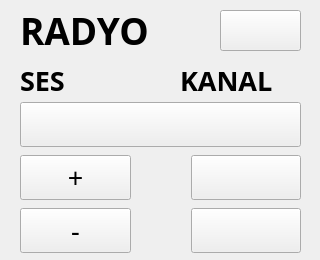
<?xml version="1.0" encoding="UTF-8"?>
<ui version="4.0">
 <class>MainWindow</class>
 <widget class="QWidget" name="MainWindow">
  <property name="geometry">
   <rect>
    <x>0</x>
    <y>0</y>
    <width>320</width>
    <height>260</height>
   </rect>
  </property>
  <property name="windowTitle">
   <string>MaM Sense</string>
  </property>
  <property name="windowIcon">
   <iconset>
    <normaloff>icons/MAMLOGO.png</normaloff>icons/MAMLOGO.png</iconset>
  </property>
  <widget class="QWidget" name="centralwidget">
   <widget class="QWidget" name="gridLayoutWidget">
    <property name="geometry">
     <rect>
      <x>20</x>
      <y>100</y>
      <width>281</width>
      <height>155</height>
     </rect>
    </property>
    <layout class="QGridLayout" name="gridLayout">
     <property name="horizontalSpacing">
      <number>60</number>
     </property>
     <item row="2" column="0">
      <widget class="QPushButton" name="pushButton_74">
       <property name="font">
        <font>
         <family>Century Gothic</family>
         <pointsize>20</pointsize>
         <weight>50</weight>
         <bold>false</bold>
        </font>
       </property>
       <property name="text">
        <string>-</string>
       </property>
       <property name="iconSize">
        <size>
         <width>32</width>
         <height>32</height>
        </size>
       </property>
      </widget>
     </item>
     <item row="1" column="0">
      <widget class="QPushButton" name="pushButton_73">
       <property name="font">
        <font>
         <family>Century Gothic</family>
         <pointsize>20</pointsize>
         <weight>50</weight>
         <bold>false</bold>
        </font>
       </property>
       <property name="text">
        <string>+</string>
       </property>
       <property name="iconSize">
        <size>
         <width>32</width>
         <height>32</height>
        </size>
       </property>
      </widget>
     </item>
     <item row="2" column="1">
      <widget class="QPushButton" name="pushButton_75">
       <property name="font">
        <font>
         <family>Century Gothic</family>
         <pointsize>20</pointsize>
         <weight>75</weight>
         <bold>true</bold>
        </font>
       </property>
       <property name="text">
        <string/>
       </property>
       <property name="icon">
        <iconset>
         <normaloff>icons/down-arrow.png</normaloff>icons/down-arrow.png</iconset>
       </property>
       <property name="iconSize">
        <size>
         <width>32</width>
         <height>32</height>
        </size>
       </property>
      </widget>
     </item>
     <item row="1" column="1">
      <widget class="QPushButton" name="pushButton_76">
       <property name="font">
        <font>
         <family>Century Gothic</family>
         <pointsize>20</pointsize>
         <weight>75</weight>
         <bold>true</bold>
        </font>
       </property>
       <property name="text">
        <string/>
       </property>
       <property name="icon">
        <iconset>
         <normaloff>icons/up-arrow.png</normaloff>icons/up-arrow.png</iconset>
       </property>
       <property name="iconSize">
        <size>
         <width>32</width>
         <height>32</height>
        </size>
       </property>
      </widget>
     </item>
     <item row="0" column="0" colspan="2">
      <widget class="QPushButton" name="pushButton_78">
       <property name="font">
        <font>
         <family>Century Gothic</family>
         <pointsize>20</pointsize>
         <weight>75</weight>
         <bold>true</bold>
        </font>
       </property>
       <property name="text">
        <string/>
       </property>
       <property name="icon">
        <iconset>
         <normaloff>icons/turn-off.png</normaloff>icons/turn-off.png</iconset>
       </property>
       <property name="iconSize">
        <size>
         <width>32</width>
         <height>32</height>
        </size>
       </property>
      </widget>
     </item>
    </layout>
   </widget>
   <widget class="QLabel" name="label_3">
    <property name="geometry">
     <rect>
      <x>20</x>
      <y>60</y>
      <width>61</width>
      <height>41</height>
     </rect>
    </property>
    <property name="font">
     <font>
      <family>Century Gothic</family>
      <pointsize>20</pointsize>
      <weight>75</weight>
      <bold>true</bold>
     </font>
    </property>
    <property name="text">
     <string>SES</string>
    </property>
   </widget>
   <widget class="QLabel" name="label_4">
    <property name="geometry">
     <rect>
      <x>180</x>
      <y>60</y>
      <width>121</width>
      <height>41</height>
     </rect>
    </property>
    <property name="font">
     <font>
      <family>Century Gothic</family>
      <pointsize>20</pointsize>
      <weight>75</weight>
      <bold>true</bold>
     </font>
    </property>
    <property name="text">
     <string>KANAL</string>
    </property>
   </widget>
   <widget class="QLabel" name="label_5">
    <property name="geometry">
     <rect>
      <x>20</x>
      <y>10</y>
      <width>171</width>
      <height>41</height>
     </rect>
    </property>
    <property name="font">
     <font>
      <family>Century Gothic</family>
      <pointsize>28</pointsize>
      <weight>75</weight>
      <bold>true</bold>
     </font>
    </property>
    <property name="text">
     <string>RADYO</string>
    </property>
   </widget>
   <widget class="QPushButton" name="pushButton_77">
    <property name="geometry">
     <rect>
      <x>220</x>
      <y>10</y>
      <width>81</width>
      <height>41</height>
     </rect>
    </property>
    <property name="font">
     <font>
      <family>Century Gothic</family>
      <pointsize>16</pointsize>
      <weight>75</weight>
      <bold>true</bold>
     </font>
    </property>
    <property name="text">
     <string/>
    </property>
    <property name="icon">
     <iconset>
      <normaloff>icons/back.png</normaloff>icons/back.png</iconset>
    </property>
    <property name="iconSize">
     <size>
      <width>32</width>
      <height>32</height>
     </size>
    </property>
   </widget>
  </widget>
 </widget>
 <resources/>
 <connections/>
</ui>
